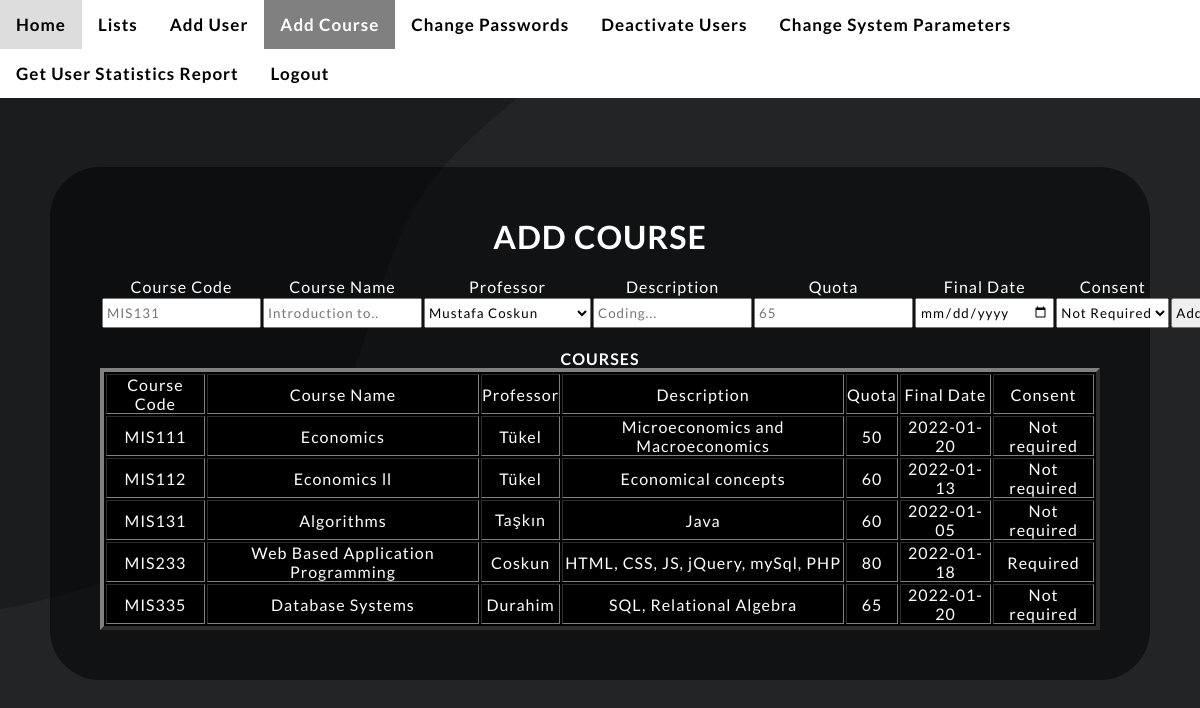
Page /admin/editCourses.php (signed in) on the committed database.
### tables this page shows
CREATE TABLE `courses` (
  `course_code` varchar(11) NOT NULL,
  `course_name` text NOT NULL,
  `course_professor` text NOT NULL,
  `course_info` text NOT NULL,
  `course_quota` int(11) NOT NULL,
  `course_finaldate` date NOT NULL,
  `course_consent` text NOT NULL,
  `courseid` int(11) DEFAULT NULL
);

### admin/editCourses.php (the view, shortened to what this page needs)
<!DOCTYPE html>
<html lang="en">
<head>
    <link rel="stylesheet" href="../style.css">
    <link rel="stylesheet" href="../styleusrs.css">
</head>
<body>
<div class="topnav">
    <a href="../admin/adminhome.php">Home</a>
    <a href="userList.php">Lists</a>
    <a href="../admin/addUser.php">Add User</a>
    <a class="active" href="../admin/editCourses.php">Add Course</a>
    <a href="changePassword.php">Change Passwords</a>
    <a href="deactivate.php">Deactivate Users</a>
    <a href="sysParameters.php">Change System Parameters</a>
    <a href="getUserStats.php">Get User Statistics Report</a>
    <a href="logout.php">Logout</a>
</div>
<?php
$db = new mysqli("127.0.0.1","root","","education_sys");
$profs=$db ->query("SELECT * FROM users WHERE UserType = 'Professor'");
?>
<br>
<div id="textAr" style="background-color:rgba(0,0,0,.5);padding:50px;margin:50px;border-radius:50px;min-height: 400px;">
<h1>ADD COURSE</h1><br>
<form action="editCourses.php" method="post">
    <table id="course" style="text-align: center; margin: 0 auto;">
        <tr>
            <td>Course Code</td>
            <td>Course Name</td>
            <td>Professor</td>
            <td>Description</td>
            <td>Quota</td>
            <td>Final Date</td>
            <td>Consent</td>
        </tr>
        <tr>
            <td>
                <input type="text" id="courseCode" name="courseCode" placeholder="MIS131" required>
            </td>
            <td><input type="text" id="courseName" name="courseName" placeholder="Introduction to.." required>
            </td>
            <td>
                <select id="courseProfessor" name="courseProfessor" required>
                    <?php
                    while($prof_lastname=mysqli_fetch_row($profs)){
                        echo "<option value='$prof_lastname[2]'>" . $prof_lastname[1]. " " .  $prof_lastname[2] . "</option>";
                    }
                    ?>
                </select>
            </td>
            <td><input type="text" id="courseDesc" name="courseDesc" placeholder="Coding..." required></td>
            <td><input type="number" id="courseQuota" name="courseQuota" placeholder="65" required></td>
            <td><input type="date" id="courseFinal" name="courseFinal" required></td>
            <td>
                <select name="courseConsent" required>
                    <option value="0">Not Required</option>
                </select>
            </td>
            <td><input id="submit" name="submit" type="submit" value="Add"></td>
        </tr>
    </table>
</form>
<br>
<table style="text-align: center; margin: 0 auto;background-color:black;" border="4">
    <b>COURSES<b>
    <?php
    $courses=$db ->query("SELECT * FROM courses");
    echo  "<tr><td>Course Code</td><td>Course Name</td><td>Professor</td><td>Description</td><td>Quota</td><td>Final Date</td><td>Consent</td>
        </tr>";
    while($course_list=mysqli_fetch_row($courses)){
   echo "<tr>"
            ."<td height='35'>".$course_list[0].
       "<td>".$course_list[1]. "</td>"
            ."<td>".$course_list[2]. "</td>"
            ."<td>".$course_list[3]. "</td>"
            ."<td>".$course_list[4]. "</td>"
            ."<td>".$course_list[5]. "</td>"
            ."<td>".$course_list[6]. "</td>"
            ."</tr>";
    }
    ?>
</table>
</div>
</body>
</html>

### style.css (style rules this page uses)
* { margin: 0; padding: 0; box-sizing: border-box; color:white; font-family: Lato, sans-serif; letter-spacing: 1px; }
body { text-align:center; background-color:black; }
input { padding:3px; color:black; }

### styleusrs.css (style rules this page uses)
body, html { height: 100%; }
body { background-size: cover; background-repeat:no-repeat; background-attachment: fixed; text-align:center; margin: 0 auto; }
.topnav { overflow: hidden; background-color: white; }
.topnav a { float:left; color: black; text-align: center; padding: 14px 16px; text-decoration: none; font-size: 17px; font-weight: bolder; }
.topnav a.active { background-color: grey; color: white; }
form { margin-left:0px; background: none; width: inherit; margin:0 auto; }
input { height:30px; color:black; }
select { color:black; height:30px; }
option { color:black; }

### rows in the picture
courses: course_code "MIS111", course_name "Economics", course_professor "Tükel", course_info "Microeconomics and Macroeconomics", course_quota "50", course_finaldate "2022-01-20", course_consent "Not required"
courses: course_code "MIS112", course_name "Economics ll", course_professor "Tükel", course_info "Economical concepts", course_quota "60", course_finaldate "2022-01-13", course_consent "Not required"
courses: course_code "MIS131", course_name "Algorithms", course_professor "Taşkın", course_info "Java", course_quota "60", course_finaldate "2022-01-05", course_consent "Not required"
courses: course_code "MIS233", course_name "Web Based Application Programming", course_professor "Coskun", course_info "HTML, CSS, JS, jQuery, mySql, PHP", course_quota "80", course_finaldate "2022-01-18", course_consent "Required"
courses: course_code "MIS335", course_name "Database Systems", course_professor "Durahim", course_info "SQL, Relational Algebra", course_quota "65", course_finaldate "2022-01-20", course_consent "Not required"

### other values in the picture
form field courseProfessor "Mustafa Coskun"
